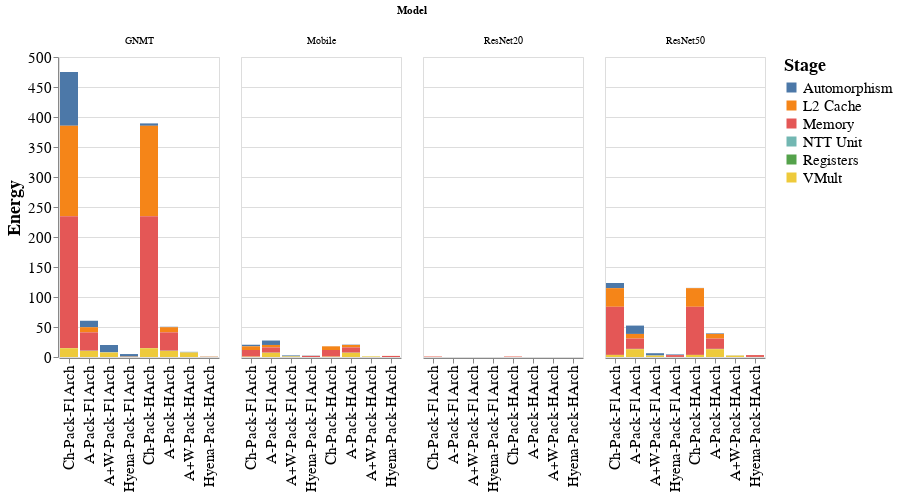

The notebook cell saved with this chart:
### Code cell
temp_dd = []
SCALE = 1e9


for cnn_name, data in [("ResNet50",data_resnet), ("Mobile",data_mobile), ("GNMT",data_gnmt),("ResNet20",data_resnet20)]:
    for model in data:
        if 'ngraph' in model[0]:
            continue
        if 'plus' in model[0]:
            continue
#         if 'hyena' not in model[2]:
#             continue
#         if 'hyena' not in model[0] and 'epic' not in model[0]:
#             continue
        for layer in data[model]:
            for name in structs:
                for category in structs[name]:
                    for stat in structs[name][category]:
                        temp_dd.append([
                            cnn_name,
                            replace_strings["_".join(model[:-1])],
                            data[model][layer]['Layer'],
                            name,
                            stat,
                            data[model][layer][category][stat]*master_energy[stat]/SCALE
                        ])
                        
df_dd = pd.DataFrame(temp_dd, columns=['Model', 'Config', 'Layer', 'Stage', 'Metric', "Energy"])
# df_l = df_temp[df_temp['Layer'] == 'CONV 2 1 2']
# df_l = df_temp[df_temp['Layer'] == 'CONV 2 1 Residual']
dd = df_dd.groupby(['Model', 'Config','Stage']).sum().reset_index()


alt.Chart(dd).mark_bar().encode(
    x=alt.X('Config', axis=alt.Axis(title=None), sort=order_string),
    y=alt.Y('Energy'),
    color='Stage',
    column=alt.Column('Model')
).configure_axis(
    labelFontSize=15,
    titleFontSize=18
).configure_legend(
    labelFontSize=15,
    titleFontSize=18
).display()

print(df_dd.groupby(['Model', 'Config']).sum().reset_index())

### Figure 1 — Vega-Lite specification as saved in the notebook (floating-point values rounded to 4 significant figures; data arrays with more than 128 entries replaced by an {"elided": "..."} marker saying what was removed)
{"config": {"view": {"continuousWidth": 400, "continuousHeight": 300}, "axis": {"labelFontSize": 15, "titleFontSize": 18}, "legend": {"labelFontSize": 15, "titleFontSize": 18}}, "data": {"name": "data-e9f9d91201e6d0c6adf3318807da2ace"}, "mark": "bar", "encoding": {"color": {"field": "Stage", "type": "nominal"}, "column": {"field": "Model", "type": "nominal"}, "x": {"axis": {"title": null}, "field": "Config", "sort": ["Ch-Pack-F1Arch", "A-Pack-F1Arch", "A+W-Pack-F1Arch", "Hyena-Pack-F1Arch", "Ch-Pack-HArch", "A-Pack-HArch", "A+W-Pack-HArch", "Hyena-Pack-HArch"], "type": "nominal"}, "y": {"field": "Energy", "type": "quantitative"}}, "$schema": "https://vega.github.io/schema/vega-lite/v4.17.0.json", "datasets": {"data-e9f9d91201e6d0c6adf3318807da2ace": {"elided": "192 records"}}}
